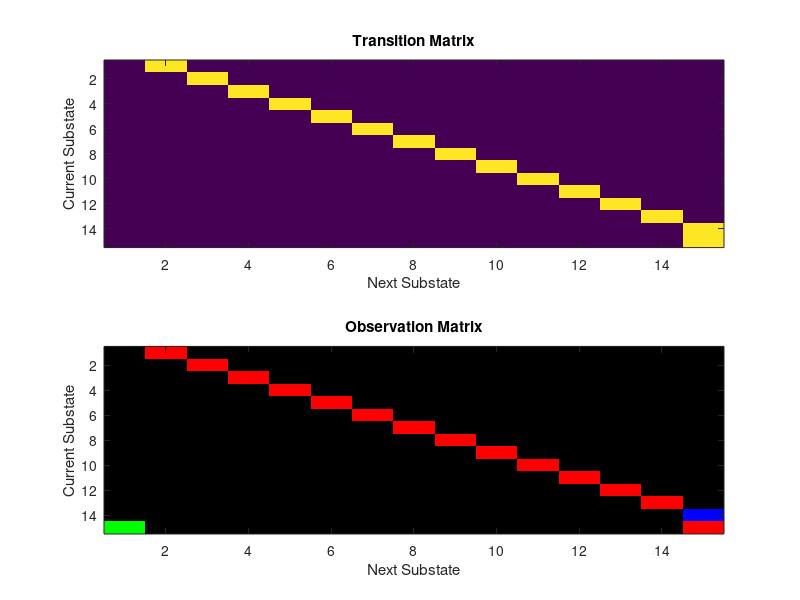

Write the MATLAB code that produced this figure. (Note: this script raises an error after producing the figure.)
% Dopamine RPEs Reflect Hidden State Inference Across Time:
% Task 1 Model (100% Rewarded)
% POMDP in the spirit of Daw et al. (2006), Rao (2010)
% Authors: Clara Kwon Starkweather, Dr. Samuel J. Gershman


%initialize
    nTrials = 5000; %number of trials
    x=[]; %series of observations during trials - will be filled in later

% Gaussian probability distribution and cumulative probability distribution
    ISIpdf=normpdf([1.2 1.4 1.6 1.8 2 2.2 2.4 2.6 2.8],2,0.5)/sum(normpdf([1.2 1.4 1.6 1.8 2 2.2 2.4 2.6 2.8],2,0.5));
    ISIcdf=[0.0477    0.1312    0.2558    0.4142    0.5858    0.7442    0.8688    0.9523    1.0000];

% Uncomment 2 lines directly below for flat probability distribution -
% as seen in Supplementary Figure 9
%    ISIpdf=[0.111 0.111 0.111 0.111 0.111 0.111 0.111 0.111 0.111];
%    ISIcdf=[0.111 0.222 0.333 0.444 0.555 0.666 0.777 0.888 1.0];
   
% Create distribution of ISI's
% Possible ISIs range from 5-13
% for i=1:nTrials
%     ISIdistributionMatrix(i)=sum(ISIcdf<rand)+5;
% end
ISIdistributionMatrix = 13 * ones([1, nTrials]);

% Calculate hazard rate of receiving reward after substates 5-14 (ISIhazard);
% Used later to create transition matrix
    ISIhazard(1)=ISIpdf(1);
    for i=2:length(ISIpdf)
    ISIhazard(i)=ISIpdf(i)/(1-ISIcdf(i-1));
    end
    
% Set hazard rate of transitioning OUT of the ITI
% 1/65 is based on task parameters
    ITIhazard=(1/65);

    
% Generate sequence of observations that corresponds to trials
% Observations:
%   Null-->1
%   Odor ON-->2
%   Reward-->3
for i=1:nTrials
    ISI = ones(1,ISIdistributionMatrix(i));
    ITI = ones(1,geornd(ITIhazard));
    trial=[2;ISI';3;ITI'];
    x=[x;trial];
    ITIdistributionMatrix(i)=length(ITI);
end

% states:
% ISI = 1-14
% ITI = 15

%Fill out the observation matrix O
% O(x,y,:) = [a b c]
% a is the probability that observation 1 (null) was observed given that a
% transition from sub-state x-->y just occurred
% b is the probability that observation 2 (odor ON) was observed given that
% a transition from sub-state x-->y just occurred
% c is the probability that observation 2 (reward) was observed given that
% a transition from sub-state x-->y just occurred

O=zeros(15,15,3);

%ISI
    O(1,2,:) = [1 0 0];
    O(2,3,:) = [1 0 0];
    O(3,4,:) = [1 0 0];
    O(4,5,:) = [1 0 0];
    O(5,6,:) = [1 0 0];
    O(6,7,:) = [1 0 0];
    O(7,8,:) = [1 0 0];
    O(8,9,:) = [1 0 0];
    O(9,10,:) = [1 0 0];
    O(10,11,:) = [1 0 0];
    O(11,12,:) = [1 0 0];
    O(12,13,:) = [1 0 0];
    O(13,14,:) = [1 0 0];

%obtaining reward
    O(14,15,:) = [0 0 1];
    % O(13,15,:) = [0 0 1];
    % O(12,15,:) = [0 0 1];
    % O(11,15,:) = [0 0 1];
    % O(10,15,:) = [0 0 1];
    % O(9,15,:) = [0 0 1];
    % O(8,15,:) = [0 0 1];
    % O(7,15,:) = [0 0 1];
    % O(6,15,:) = [0 0 1];
    % 
%stimulus onset
    O(15,1,:) = [0 1 0];
    
%ITI
    O(15,15,:) = [1 0 0];
    
    
%Fill out the transition matrix T
%T(x,y) is the probability of transitioning from sub-state x-->y
T=zeros(15,15);

%odor ON from substates 1-6
%no probability of transitioning out of ISI while odor ON
% T(1,2)=1;
% T(2,3)=1;
% T(3,4)=1;
% T(4,5)=1;
% T(5,6)=1;

%T(ISIsubstate_i+6-->ISIsubstate_i+7) = ISIhazard(i)
%these substates span the variable ISI interval
%if reward is received, then transition into the ITI
% for i=5:length(ISIhazard)+4
%     T(1+i,2+i)=1-ISIhazard(i-4);
%     T(1+i,15)=ISIhazard(i-4);
% end
for i = 1:14
    T(i, i+1) = 1;
end
T(14,15)=1;

% ITI length is drawn from exponential distribution in task
% this is captured with single ITI substate with high self-transition
% probability
T(15,15)=(1-ITIhazard);
T(15,1)=ITIhazard;

%% Visualize the transition and observation matrices
%Code for Supplementary Figure 7
figure;
subplot(2,1,1)
imagesc(T)
title('Transition Matrix')
xlabel('Next Substate')
ylabel('Current Substate')

subplot(2,1,2)
imagesc(O)
title('Observation Matrix')
xlabel('Next Substate')
ylabel('Current Substate')
%% Run TD learning

results = TD(x,O,T);

%% plot RPE as a function of ISI; plot every trial

RewardIndices=find(x==3);
RewardIndices=RewardIndices(length(ISIdistributionMatrix)*0.4:end); % only look at trials after 2000 trials
ISIsforplot=ISIdistributionMatrix(length(ISIdistributionMatrix)*0.4:end); % only look at trials after 2000 trials

figure;
plot(ISIsforplot,results.rpe(RewardIndices),'k*')
xlabel('ISI')
ylabel('TD error')
%% plot average RPE for each ISI
% Code for Supplementary Figure 5

RewardRPE=results.rpe(RewardIndices);

% Average RPEs (and standard error) for each ISI length
for i=1:9
    averageRPE(i)=sum(RewardRPE(find(ISIsforplot==i+4)))/length(find(ISIsforplot==i+4));
    errorRPE(i)=std(RewardRPE(find(ISIsforplot==i+4)))/sqrt(length(find(ISIsforplot==i+4)));
end
figure;
% Plotting average RPE and standard error for each ISI
for i=1:9
    errorbar(i, averageRPE(i), errorRPE(i),'k')
    hold on
    plot(i, averageRPE(i), '.','Color',[1-i*.1 i*.1 1],'markersize',25)
    hold on
end

xlabel('time of reward delivery','fontSize',20)
ylabel('Average TD error','fontSize',20)

%% Value, valueprime, and RPE
%Code for Figure 6
    cueonsets=find(x==2);
    whichISI=13; %how long is the ISI for the trial type that you want to plot the value signal for? range: 5-13
    cueonsets=cueonsets(ISIdistributionMatrix==whichISI);
    cueonsets=cueonsets(round(length(cueonsets)*0.4):end-12); %  only look at trials after 2000 trials
    
    value=zeros(1,20);
    valueprime=zeros(1,20);
    rpe=zeros(1,20);
    for i=1:length(cueonsets)
        for j=1:20
            value(j)=results.value(cueonsets(i)+j-2)+value(j);
            valueprime(j)=results.value(cueonsets(i)+j-1)+valueprime(j);
            rpe(j)=results.rpe(cueonsets(i)+j-2)+rpe(j);
        end
    end
    
% plot value, value(t+1) and rpe
    figure;
    subplot(3,1,1)
    plot(value/length(cueonsets),'k')
    hold on
    plot(valueprime/length(cueonsets),'Color',[0.5 0.5 0.5])
    title('Value [black] and Value(t+1) [grey]')
    
    subplot(3,1,2)
    plot((valueprime-value)/length(cueonsets),'k')
    title('Value(t+1)-Value(t)')

    subplot(3,1,3)
    plot(rpe/length(cueonsets),'Color',[1-(whichISI-4)/9 (whichISI-4)/9 1])
    title('TD error')

%% Plot substate weights
%Code for weights shown in Figure 6
figure;
for i=1:15
    weight(i)=sum(results.w(round(length(results.w)*0.4):end,i));
end
bar(weight/(round(length(results.w)*0.6)))
ylim([0 3])
ylabel('Weight')
xlabel('substate')
%% Generate matrix of RPEs for plotting
%Code for RPEs shown in Figure 5
    figure;
    RPE=zeros(10,30);
    allOdorIndices=find(x==2);
    odorIndicesforplot=allOdorIndices(length(allOdorIndices)*0.4:end-12);
    ISIsforplot=ISIdistributionMatrix(length(allOdorIndices)*0.4:end-12);
    
    for i=1:length(ISIsforplot)
            RPE(ISIsforplot(i)-4,:)=(results.rpe((odorIndicesforplot(i)-5:odorIndicesforplot(i)+24)))'+RPE(ISIsforplot(i)-4,:);
    end

% divide by the number of trials to compute each ISI's average RPE
for i=1:size(RPE,1)
    RPE(i,:)=RPE(i,:)/sum(ISIsforplot==i+4);
end
plot((RPE(1:9,:))')
ylabel('TD Error')
xlabel('time')
